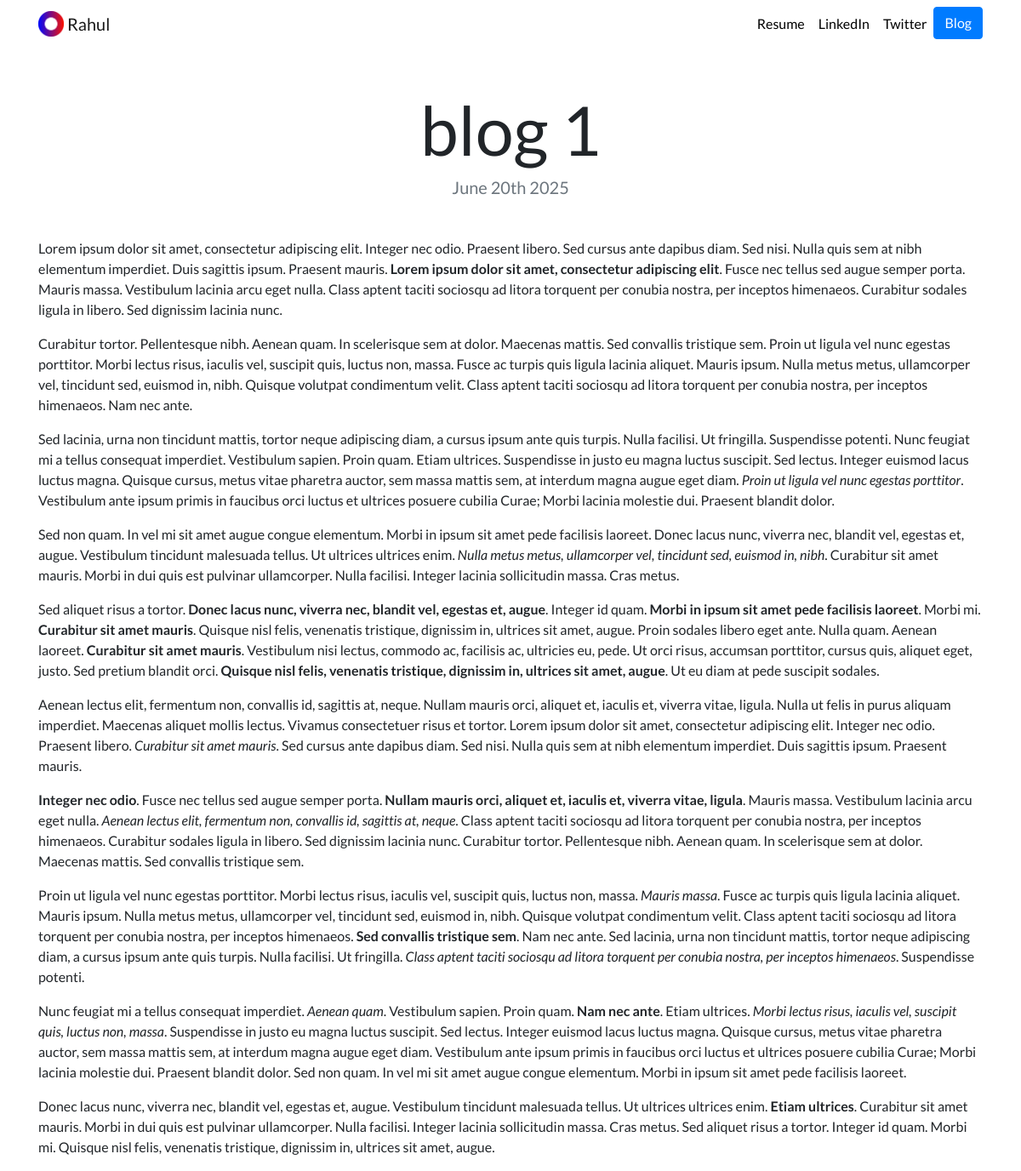
Page /blog/1/ on the committed database.
### blog/models.py (models this page shows, shortened)
class Blog(models.Model):
    title = models.CharField(max_length=100)
    description = models.TextField()
    date = models.DateField()

### blog/views.py (the view)
# urls.py: path('<int:blog_id>/', views.detail, name='detail'),
def detail(request, blog_id):
    blog = get_object_or_404(Blog, pk=blog_id)
    return render(request, 'blog/detail.html', {'blog':blog})

### blog/templates/blog/detail.html
{% extends "portfolio/base.html" %}
{% load static %}
{% block content %}
<h1 class="text-center mt-5" id="blogdetailtitle">{{ blog.title }}</h1>
<h5 class="text-center text-muted mb-5">{{ blog.date|date:'F jS Y' }}</h5>
{{ blog.description|safe }}
{% endblock %}

### portfolio/static/portfolio/custom.css (style rules this page uses)
body { font-family: 'Lato', sans-serif; }
@media (min-width: 992px) { #blogdetailtitle { font-size: 5rem; } }

### rows in the picture
Blog: title "blog 1", date "June 20th 2025", description "Lorem ipsum dolor sit amet, consectetur adipiscing elit. Integer nec odio. Praesent libero. Sed cursus ante dapibus diam. Sed nisi. Nulla quis sem at nibh elementum imperdiet. Duis sagittis ipsum. Praesent mauris. Lorem ipsum dolor sit amet, consectetur adipiscing elit . Fusce nec tellus sed augue semper porta. Mauris massa. Vestibulum lacinia arcu eget nulla. Class aptent taciti sociosqu ad litora torquent per conubia nostra, per inceptos himenaeos. Curabitur sodales ligula in libero. Sed dignissim lacinia nunc. Curabitur tortor. Pellentesque nibh. Aenean quam. In scelerisque sem at dolor. Maecenas mattis. Sed convallis tristique sem. Proin ut ligula vel nunc egestas porttitor. Morbi…"
